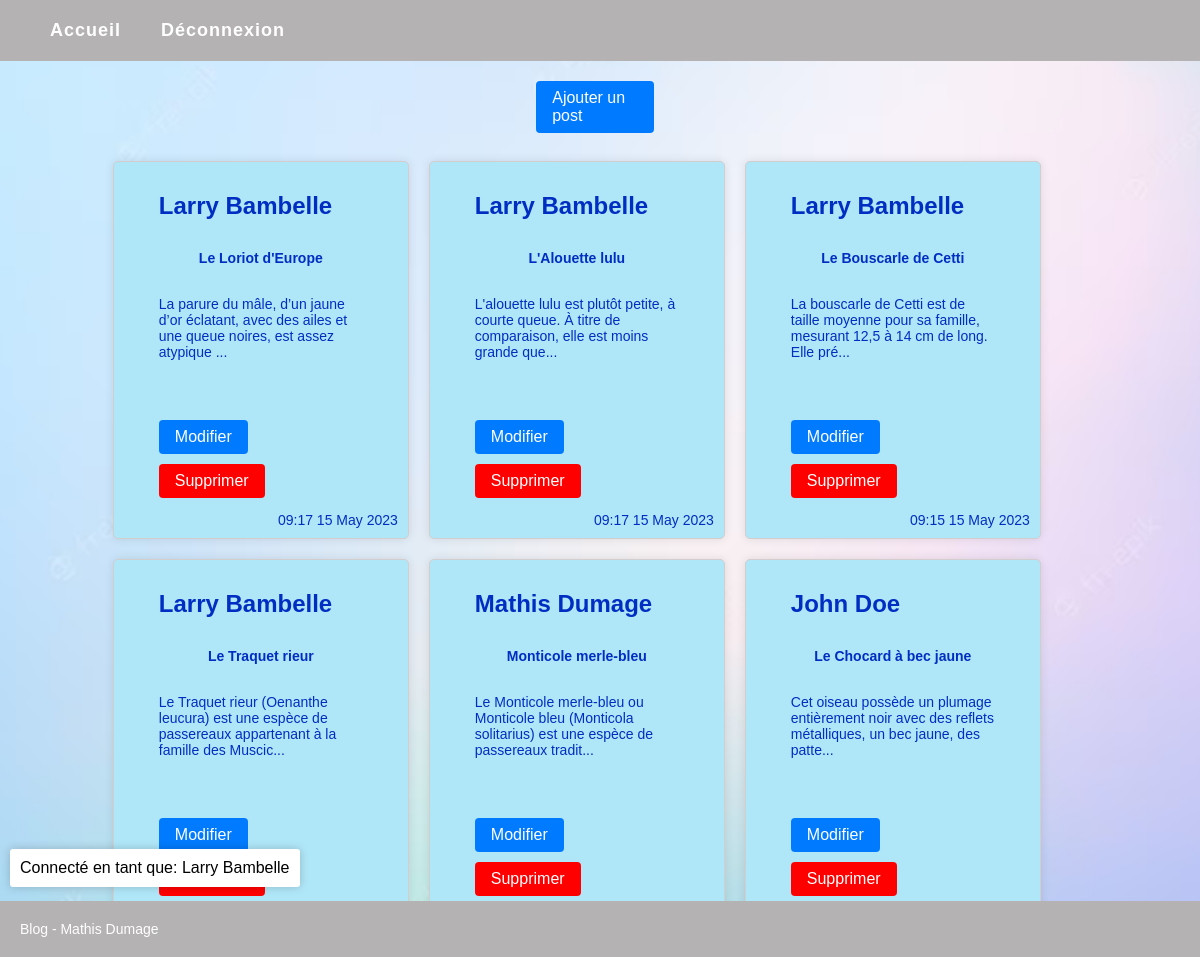
Page /projetblog/FRONT/admin.php (signed in) on the committed database.
### tables this page shows
CREATE TABLE `post` (
  `Id` smallint(5) UNSIGNED NOT NULL,
  `Title` varchar(100) NOT NULL,
  `Contents` text NOT NULL,
  `CreationTimestamp` datetime NOT NULL,
  `Author_Id` tinyint(3) UNSIGNED DEFAULT NULL,
  `Category_Id` tinyint(3) UNSIGNED DEFAULT NULL,
  `Modifié` int(11) NOT NULL,
  `image_name` text
);

CREATE TABLE `author` (
  `Id` tinyint(3) UNSIGNED NOT NULL,
  `FirstName` varchar(50) NOT NULL,
  `LastName` varchar(50) NOT NULL,
  `username` varchar(30) NOT NULL,
  `password` varchar(255) NOT NULL
);

### projetblog/FRONT/admin.php (the view, shortened to what this page needs)
<?php
require('..\BACK\connexion.php');
?>
<!DOCTYPE html>
<html lang="en">
<head>
  <link rel="stylesheet" href="CSS/style.css">
</head>
<body>
<header>
		<ul class="nav">
    <?php
        if($_SESSION != null){
          echo '<li><a href="http://localhost/projetblog/FRONT/acceuil.php">Accueil</a></li>
          <li><a href="../BACK/logout.php">Déconnexion</a></li>';
        }else{
          echo '<li> <a href="login.php">Se connecter</a>';
        }
    ?>
	</header>
  <?php if($_SESSION != null){
    echo '<ul class="user-info">';
    echo '<li>Connecté en tant que: ';
    echo  $_SESSION['firstname'] . ' ' . $_SESSION['lastname'] . '</li>';
    echo '</ul>';
  }
  ?>
  <main>
<?php
  function format_date($date) {
    $date = DateTime::createFromFormat("Y-m-d H:i:s", $date);
    $formatted_date = $date->format("H:i d F Y");
    return $formatted_date;
  }
  echo '<div class="addPost"><a href="ajoutPost.php"><button class="button-blue">Ajouter un post</button></a></div><br>';
  $sql = "SELECT post.CreationTimestamp, post.Title, SUBSTRING(post.contents, 1, 100) AS short_contents, author.firstname, author.lastname FROM post JOIN author ON post.author_id = author.id ORDER BY post.CreationTimestamp DESC";
  $result = $conn->query($sql);
?>
<div class="post-list">
<?php
  if ($result->num_rows > 0) {
    while ($row = $result->fetch_assoc()) {
        $sqlIdDelete = 'SELECT Id FROM post WHERE Title ="'. $row['Title'] . '"';
        $resultId = $conn->query($sqlIdDelete);
        $idPost = $resultId->fetch_assoc()['Id'];
        echo '<div class="post" id="' . $idPost . '">';
        echo '<a href="/ProjetBlog/FRONT/detail.php?id=' . $idPost . '">';
        echo '<div class="author"><p>' . $row["firstname"] . " " . $row["lastname"] . '</p></div>';
        echo '<div class="title"><p>' . $row["Title"] . '</p></div>';
        echo '<div class="content"><p>' . $row["short_contents"] . '...</p></div>';
        $formatted_date = format_date($row['CreationTimestamp']);
        echo '<div class="date"><p>' . $formatted_date . '</p></div>';
        echo '</a>';
        echo '<a href="/ProjetBlog/FRONT/modifier.php?id=' . $idPost . '"><button class="button-blue">Modifier</button></a>';
        echo '<a href="/ProjetBlog/BACK/delete.php?id=' . $idPost . '"><button class="button-red">Supprimer</button></a>';
        echo '</div>';
  }
} else {
  echo "<br> Aucun article trouvé";
}
?>
</div>
  </main>
  <footer>
  <div class="footer-content">
    <p>Blog - Mathis Dumage</p>
  </div>
</footer>
</body>
</html>

### projetblog/FRONT/CSS/style.css (style rules this page uses)
body { font-family: Arial, sans-serif; margin: 0; background-image: url("cool.avif"); background-repeat: no-repeat; background-position: center center; background-size: cover; }
header { background-color: #b4b2b2; color: white; padding: 20px; display: flex; justify-content: space-between; align-items: center; max-width: 100%; margin: 0 auto; }
.nav { display: flex; flex-direction: row; margin: 0; padding: 0; list-style: none; }
.nav li { margin-left: 20px; }
.nav a { color: #fff; text-decoration: none; font-weight: bold; letter-spacing: 1px; font-size: 18px; padding: 10px; border-radius: 5px; transition: background-color 0.3s ease; }
li > a { text-decoration:none; list-style-type: none; }
.user-info { position: fixed; bottom: 10px; left: 10px; display: flex; align-items: center; background-color: #fff; padding: 10px; z-index: 2; border-radius: 3px; box-shadow: 0 0 10px rgba(0, 0, 0, 0.2); list-style-type: none; margin-bottom: 5%; }
main { margin: 20px auto; padding: 0 20px; }
.post-list { width: 80%; display: grid; grid-template-columns: repeat(2, 2fr); gap: 20px; margin-left: 8%; }
@media only screen and (min-width: 768px) { .post-list { grid-template-columns: repeat(3, 1fr); } }
.post { background-color: #b0e7f8; border: 2px solid #ccc; padding-left: 45px; padding-right: 45px; border-radius: 5px; box-shadow: 0 0 10px rgba(0, 0, 0, 0.1); display: flex; flex-direction: column; border: 1px solid rgb(211, 205, 205); position: relative; }
.post a { text-decoration: none; }
.author p { margin-top: 30px; font-weight: bold; font-size: 24px; color:rgb(0, 45, 194); }
.title { text-align: center; margin: 10px 0; font-size: 14px; font-weight: bold; color:rgb(0, 45, 194); padding: 20px }
.content { margin-bottom: 50px; color: rgb(0, 45, 194); padding-bottom: 10px; }
.date { text-align: right; font-size: 14px; position: absolute; bottom: 0; right: 0; padding: 10px; color: rgb(0, 45, 194); }
a .button-blue { display: inline-block; background-color: #007bff; color: #fff; padding: 8px 16px; border: none; border-radius: 4px; font-size: 16px; text-align: left; text-decoration: none; cursor: pointer; margin-bottom: 10px; margin-right: 10px; }
a .button-red { display: inline-block; background-color: #ff0000; color: #fff; padding: 8px 16px; border: none; border-radius: 4px; font-size: 16px; text-align: left; text-decoration: none; cursor: pointer; margin-bottom: 40px; margin-right: 10px; }
.addPost { margin: auto; width: 11%; }
footer { background-color: #b4b2b2; color: white; display: flex; justify-content: center; align-items: center; padding: 20px; position: fixed; bottom: 0; left: 0; width: 100%; }
.footer-content { max-width: 1200px; width: 100%; }
p { margin: 0; font-size: 14px; }

### rows in the picture
post: Author_Id.FirstName "Larry", Author_Id.LastName "Bambelle", Title "Le Loriot d'Europe", short_contents "La parure du mâle, d’un jaune d’or éclatant, avec des ailes et une queue noires, est assez atypique", CreationTimestamp "09:17 15 May 2023"
post: Author_Id.FirstName "Larry", Author_Id.LastName "Bambelle", Title "L'Alouette lulu", short_contents "L'alouette lulu est plutôt petite, à courte queue. À titre de comparaison, elle est moins grande que", CreationTimestamp "09:17 15 May 2023"
post: Author_Id.FirstName "Larry", Author_Id.LastName "Bambelle", Title "Le Bouscarle de Cetti", short_contents "La bouscarle de Cetti est de taille moyenne pour sa famille, mesurant 12,5 à 14 cm de long. Elle pré", CreationTimestamp "09:15 15 May 2023"
post: Author_Id.FirstName "Larry", Author_Id.LastName "Bambelle", Title "Le Traquet rieur", short_contents "Le Traquet rieur (Oenanthe leucura) est une espèce de passereaux appartenant à la famille des Muscic"
post: Author_Id.FirstName "Mathis", Author_Id.LastName "Dumage", Title "Monticole merle-bleu", short_contents "Le Monticole merle-bleu ou Monticole bleu (Monticola solitarius) est une espèce de passereaux tradit"
post: Author_Id.FirstName "John", Author_Id.LastName "Doe", Title "Le Chocard à bec jaune", short_contents "Cet oiseau possède un plumage entièrement noir avec des reflets métalliques, un bec jaune, des patte"

### other values in the picture
$_SESSION['firstname'] "Larry"
$_SESSION['lastname'] "Bambelle"
